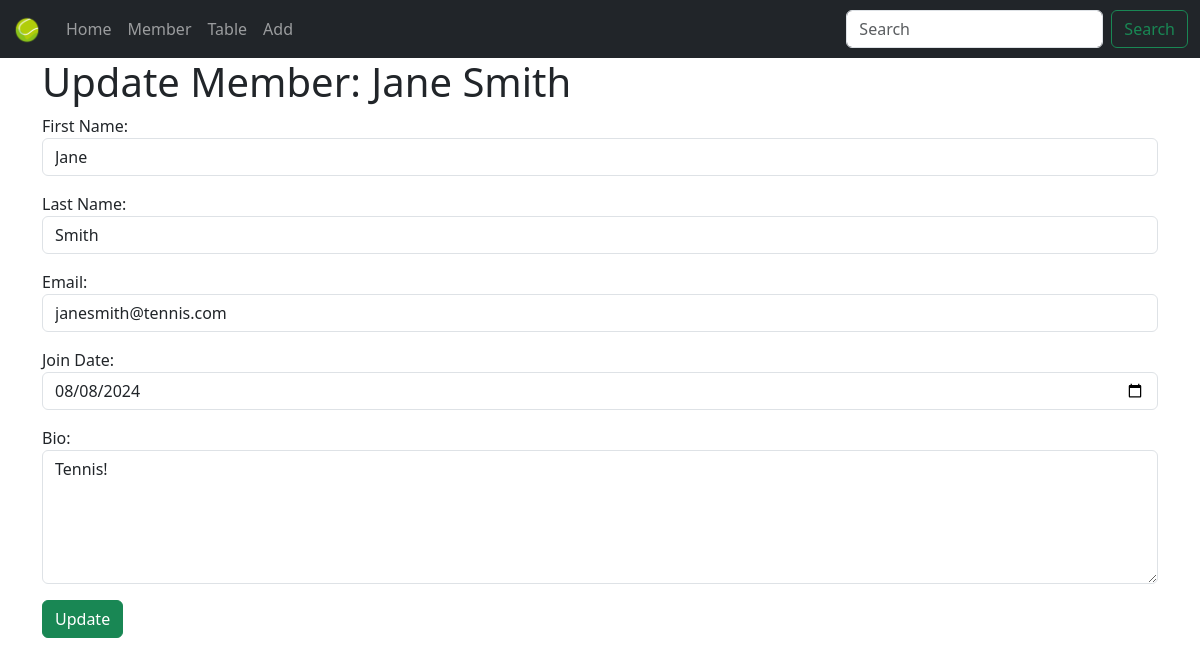
Screenshot of /update_member/jane-smith/ with the database file from the repository.
### members/models.py (models this page shows, shortened)
class Member(models.Model):
    firstname = models.CharField(max_length=255)
    lastname = models.CharField(max_length=255)
    email = models.EmailField(max_length=255, unique=True, blank=True)
    joined_date = models.DateField(null=True)
    slug = models.SlugField(default="", null=False)
    bio = models.TextField(max_length=500, blank=True, null=True)
    profile_image = models.ImageField(upload_to='members/', blank=True, null=True) # New.
    phone_number = models.CharField(max_length=50, blank=True, null=True) # New.

### members/views.py (the view)
# urls.py: path('update_member/<slug:slug>/', view=views.update_member, name='update_member'),
def update_member(request, slug):
    member = models.Member.objects.get(slug=slug)
    if request.method == 'POST':
        form = forms.MemberForm(request.POST, instance=member)
        if form.is_valid():
            form.save()
            msg.success(request, 'Member updated successfully.')
            return redirect('all_members')
        else:
            msg.warning(request, 'Failed to update member.')
    else:
        form = forms.MemberForm(instance=member)
    return render(request, 'update_member.html', {'form': form, 'member': member})

### members/forms.py
class MemberForm(forms.ModelForm):
    class Meta:
        model = Member
        fields = ['firstname', 'lastname', 'email', 'joined_date', 'bio']
        widgets = {
            'firstname': forms.TextInput(attrs={'class': 'form-control'}),
            'lastname': forms.TextInput(attrs={'class': 'form-control'}),
            'email': forms.EmailInput(attrs={'class': 'form-control'}),
            'joined_date': forms.DateInput(attrs={'class': 'form-control', 'type': 'date'}),
            'bio': forms.Textarea(attrs={'class': 'form-control', 'rows': 5}),
            'slug': forms.HiddenInput()
        }
        labels = {
            'firstname': 'First Name',
            'lastname': 'Last Name',
            'email': 'Email',
            'joined_date': 'Join Date',
            'bio': 'Bio',
            'slug': 'Slug'
        }

### templates/update_member.html (shortened to what this page needs)
{% extends "master.html" %}
{% block content %}
    <h1>Update Member: {{ member.firstname }} {{ member.lastname }}</h1>
    <form method="POST">
        {{ form.as_p }}
        <button class="btn btn-success" type="submit">Update</button>
    </form>
{% endblock %}

### rows the page displays
Member: firstname "Jane", lastname "Smith", email "janesmith@tennis.com", joined_date "08/08/2024", bio "Tennis!"
